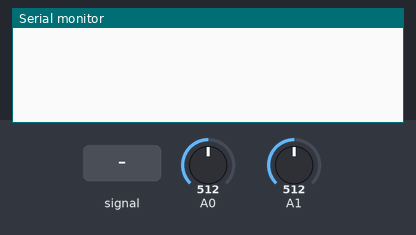
Recording of a sketch running on a simulated Arduino Uno, built with avr-gcc and run on an emulated ATmega328P. Parts: the last lines printed to the serial monitor. The inputs (shaded band) are chosen by the test bench; at power-on: A0 = 512, A1 = 512.

Above: at 1.2 s.
1.3 s: A0 fed a 200 Hz sine of ±81 counts around its level
At 4.0 s:
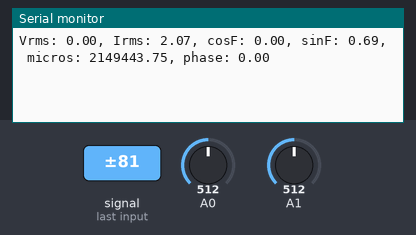
4.3 s: A0 set to 716
5.8 s: A1 set to 716
At 12.6 s:
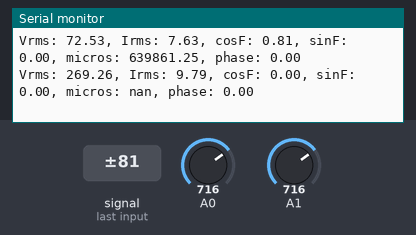

The sketch:

AC_measure_Arduino.ino
```cpp
#include <SoftwareSerial.h>
//#pragma GCC optimize ("-O3")

SoftwareSerial espSerial(5, 8);
void calcVI();

void setup()
{
  Serial.begin(250000);
  espSerial.begin(250000);
  /*
  ADCSRA &= ~(bit (ADPS0) | bit (ADPS1) | bit (ADPS2)); // clear prescaler bits

  // uncomment as required

//  ADCSRA |= bit (ADPS0);                               //   2
//  ADCSRA |= bit (ADPS1);                               //   4
//  ADCSRA |= bit (ADPS0) | bit (ADPS1);                 //   8
//  ADCSRA |= bit (ADPS2);                               //  16
//  ADCSRA |= bit (ADPS0) | bit (ADPS2);                 //  32
  ADCSRA |= bit (ADPS1) | bit (ADPS2);                 //  64
//  ADCSRA |= bit (ADPS0) | bit (ADPS1) | bit (ADPS2);   // 128
*/
}

void loop()
{
  calcVI();
}
```

RMS_Calc.ino
```cpp
void calcVI()
{
  const double ADC_COUNTS = 1024;
  unsigned int crossCount = 0;
  unsigned int crossCountA = 0;
  unsigned int numberOfSamples = 0;
  unsigned int numberOfSamplesA = 0;
  unsigned int crossings = 8;
  unsigned int timeout = 3000;
  double filteredV = 0 , filteredI = 0;
  double sqV = 0, sumV = 0, sqI = 0, sumI = 0, instP = 0, sumP = 0, Vrms = 0, Irms = 0, powerFactor = 0, apparentPower = 0, realPower = 0;
  int startV = 0, sampleV = 0, sampleI = 0;
  bool lastVCross  , checkVCross ;
  bool lastACross  , checkACross ;
  double offsetV = 512;
  double offsetI = 512;
  unsigned long sumMicros = 0;
  unsigned long initialMicros = 0 ;
  unsigned long secondMicros = 0;

  unsigned long start = millis();

  while (1)    //waiting for zero cross
  {
    startV = analogRead(A1);

    if ((startV < (ADC_COUNTS * 0.55)) && (startV > (ADC_COUNTS * 0.45))) break;

    if ((millis() - start) > timeout) break;
  }

  start = millis();

  while ((crossCount < crossings) && ((millis() - start) < timeout))
  {
    numberOfSamples++;             //number of volt samples

    sampleV = analogRead(A1);
    sampleI = analogRead(A0);

    if (sampleI >= 511 && sampleI <= 513) //ignoring measurig error
    {
      sampleI = 512;
    }

    filteredV = sampleV - offsetV;
    filteredI = sampleI - offsetI;

    sqV = filteredV * filteredV;
    sumV += sqV;

    sqI = filteredI * filteredI;
    sumI += sqI;

    //volts sine zero crossCheck
    lastVCross = checkVCross;

    if (sampleV > startV)
    {
      checkVCross = true;
    }
    else
    {
      checkVCross = false;
    }

    if (numberOfSamples == 1)
    {
      lastVCross = checkVCross;
      initialMicros = micros();
    }

    if (lastVCross != checkVCross)
    {
      crossCount++; //number of zero crossings
      initialMicros =  micros();  //geting current timestamp of volts sine wave zero cross in microsec
    }

    //amps sine zero crossCheck
    lastACross = checkACross;

    if (sampleI > 512)
    {
      checkACross = true;
    }
    else
    {
      checkACross = false;
    }

    if (numberOfSamplesA == 1)
    {
      lastACross = checkACross;
    }

    if (lastACross != checkACross)
    {
      crossCountA++;
      secondMicros = micros();  //geting current timestamp of amps sine wave zero cross in microsec

      sumMicros += (secondMicros - initialMicros);  //substracting from volt zero cross timestamp with amps zero cross timestamp to get the time delay for the phaseshift

    }
  }

  double V_RATIO = 1.32;
  Vrms = V_RATIO * sqrt(sumV / numberOfSamples);

  double I_RATIO = 0.048;
  Irms = I_RATIO * sqrt(sumI / numberOfSamples);

  double doubleSumMicros = sumMicros;
  doubleSumMicros /=  crossCountA;
  int phaseCalibration = 1850;
  double phase = doubleSumMicros - phaseCalibration;

  double rad = (6.283185 * 50 * phase / 1000000);
  double cosF = cos(rad);
  double sinF = sin(rad);

  //realPower = Vrms * Irms * cosF;

  //double reactivePower = Vrms * Irms * sinF;

  sumV = 0;
  sumI = 0;
  sumP = 0;
  sumMicros = 0;

  if (cosF < 0 || isnan(cosF))
  {
    cosF = 0;
  }

  if (sinF < 0.05 || isnan(sinF))
  {
    sinF = 0;
  }

  phase = 0;

  espSerial.print("|");
  espSerial.print("/");
  espSerial.print(Vrms);
  espSerial.print(":");
  espSerial.print(Irms);
  espSerial.print(";");
  espSerial.print(cosF);
  espSerial.print("<");
  espSerial.print(sinF);
  espSerial.println("=");

  delay(1);

  Serial.print("Vrms: ");
  Serial.print(Vrms);
  Serial.print(", Irms: ");
  Serial.print(Irms);
  Serial.print(", cosF: ");
  Serial.print(cosF);
  Serial.print(", sinF: ");
  Serial.print(sinF);
  Serial.print(", micros: ");
  Serial.print(doubleSumMicros);
  Serial.print(", phase: ");
  Serial.println(phase);
  //crossCount = 0;
  //crossCountA = 0;

  // |/230.33:120.33;0.99<0.99=
  delay(10);
}
```

Measured:
- after the input at 1.3 s, the serial monitor: prints a new line after 1.7 s (image 1)
- after the input at 5.8 s, the serial monitor: prints a new line after 0.22 s (image 2)
